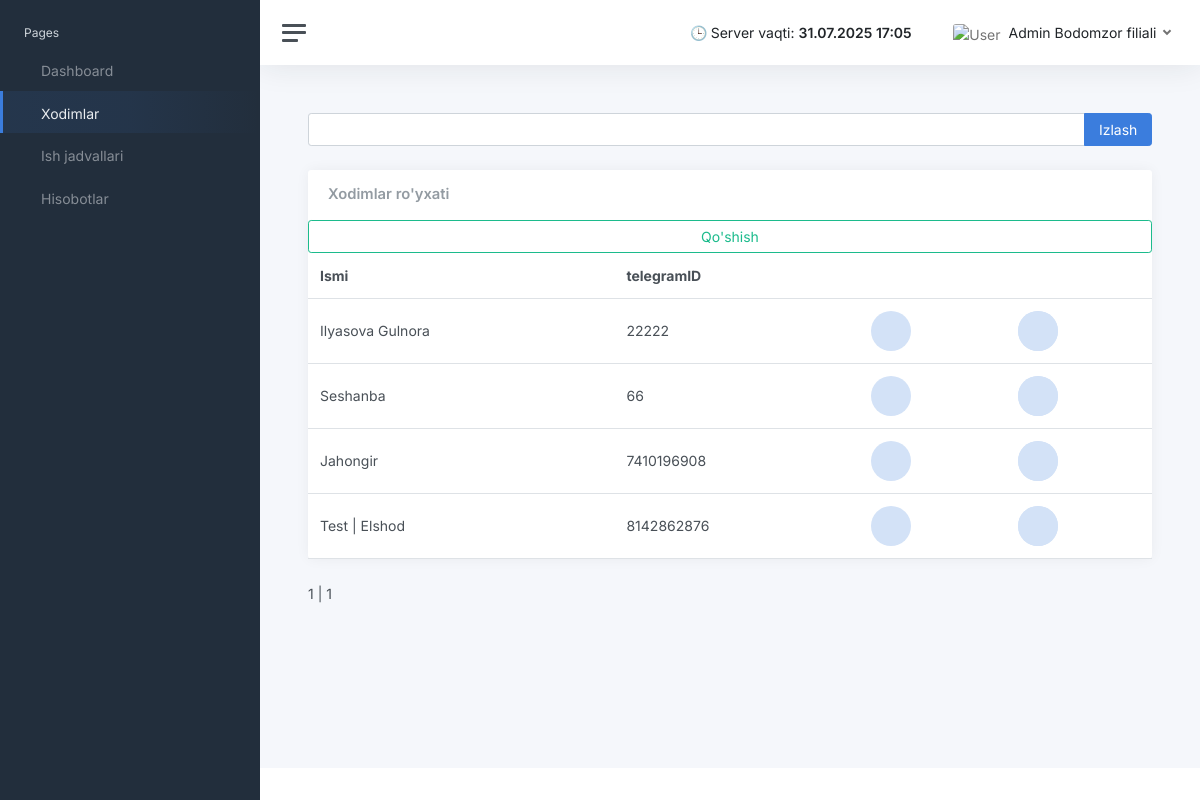
Screenshot of /employees/ (signed in) with the database file from the repository.
### apps/superadmin/models.py (models this page shows, shortened)
class Filial(models.Model):
    filial_name = models.CharField(max_length=200, null=True, blank=True)
    class Meta:
        verbose_name = "Filial"
        verbose_name_plural = "Filiallar"

### apps/main/models.py (models this page shows, shortened)
class Employee(models.Model):
    name = models.CharField(max_length=200, blank=True, null=True)
    user_id = models.IntegerField(null=True, blank=True, unique=True)
    filial = models.ForeignKey(Filial, on_delete=models.CASCADE, null=True, blank=True)
    created_at = models.DateTimeField(auto_now_add=True)
    class Meta:
        verbose_name = "Xodim"
        verbose_name_plural = "Xodimlar"

### apps/home/views.py (the view)
# urls.py: path('employees/', views.employees, name='employees'),
@login_required(login_url="/login/")
def employees(request):
    if request.user.is_superuser:
        return redirect('/login/')
    administrator = Administrator.objects.get(user=request.user)
    employees = Employee.objects.filter(filial = administrator.filial)
    search_query = request.GET.get('q')
    if search_query:
        employees = employees.filter(Q(name__icontains=search_query))
    paginator = Paginator(employees, 50)
    page_number = request.GET.get('page')
    page_obj = paginator.get_page(page_number)
    tashkent_time = timezone.localtime(timezone.now())
    context = {
        'page_obj': page_obj,
        "segment": "employees",
        "filial": administrator.filial.filial_name,
        'tashkent_time': tashkent_time
    }
    html_template = loader.get_template('home/user/employees/employees.html')
    return HttpResponse(html_template.render(context, request))

### apps/templates/home/user/employees/employees.html (shortened to what this page needs)
{% extends "layouts/base.html" %}
{% load static %}
{% block body_class %} dashboard {% endblock body_class %}
{% block stylesheets %}
  <link href="{% static 'css/app.css' %}" rel="stylesheet">
{% endblock stylesheets %}
{% block content %}
			<main class="content">
				<div class="container-fluid p-0">
					<form class="input-group mb-4" method="get">
						<input class="form-control" type="text" name="q" value="{{ search_query }}">
						<button class="input-group-text btn btn-primary" type="submit">Izlash</button>
					</form>
					<div class="row">
						<div class="col-12 col-lg-12 col-xxl-12 d-flex">
							<div class="card flex-fill">
								<div class="card-header">
									<h5 class="card-title mb-0">Xodimlar ro'yxati</h5>
								</div>
								<table class="table table-hover my-0">
									<thead>
										<tr>
											<th>Ismi</th>
											<th class="d-none d-xl-table-cell">telegramID</th>
											<th></th>
											<th></th>
										</tr>
									</thead>
									<tbody>
									{% for employee in page_obj %}
										<tr>
											<td class="d-none d-xl-table-cell">{{ employee.name }}</td>
											<td class="d-none d-xl-table-cell">{{ employee.user_id }}</td>
											<td class="d-none d-md-table-cell">
												<div class="col-auto">
													<div class="stat text-primary">
													</div>
												</div>
											</td>
											<td class="d-none d-md-table-cell">
												<div class="col-auto">
													<div class="stat text-primary">
														<div class="stat text-primary">
														</div>
													</div>
												</div>
											</td>
										</tr>
									{% endfor %}
									<a class="btn btn-outline-success text-right" href="{% url 'employees_create' %}">
										Qo'shish
									</a>
									</tbody>
								</table>
							</div>
						</div>
					</div>
					<div class="pagination">
						<span class="step-links">
							<span class="current-page">
								{{ page_obj.number }} | {{ page_obj.paginator.num_pages }}
							</span>
						</span>
					</div>
                </div>
            </main>
{% endblock content %}

### apps/templates/includes/navigation.html (shortened to what this page needs)
<nav class="navbar navbar-expand navbar-light navbar-bg ">
  <a class="sidebar-toggle js-sidebar-toggle">
          <i class="hamburger align-self-center"></i>
       </a>
<div class="navbar-collapse collapse">
  <ul class="navbar-nav navbar-align">
    <li class="nav-item">
      <a class="nav-link " href="#" data-bs-toggle="dropdown">
        <span class="text-dark">🕒 Server vaqti: <strong>{{ tashkent_time|date:"d.m.Y  H:i" }}</strong></span>
      </a>
    </li>
    <li class="nav-item dropdown">
      <a class="nav-icon dropdown-toggle" href="#" id="messagesDropdown" data-bs-toggle="dropdown">
      </a>
    </li>
    <li class="nav-item dropdown">
      <a class="nav-link dropdown-toggle d-none d-sm-inline-block" href="#" data-bs-toggle="dropdown">
        <img src="https://www.shareicon.net/data/512x512/2016/09/01/822711_user_512x512.png"
             class="avatar img-fluid rounded me-1" alt="User" />
        <span class="text-dark">Admin {{ filial }}</span>
      </a>
    </li>
  </ul>
</div>
</nav>

### rows the page displays
Filial: filial_name "Bodomzor filiali"
Employee: name "Ilyasova Gulnora", user_id "22222"
Employee: name "Seshanba", user_id "66"
Employee: name "Jahongir", user_id "7410196908"
Employee: name "Test | Elshod", user_id "8142862876"

### other values shown
{{ tashkent_time|date:"d.m.Y  H:i" }} "31.07.2025 17:05"
{{ page_obj.number }} "1"
{{ page_obj.paginator.num_pages }} "1"
